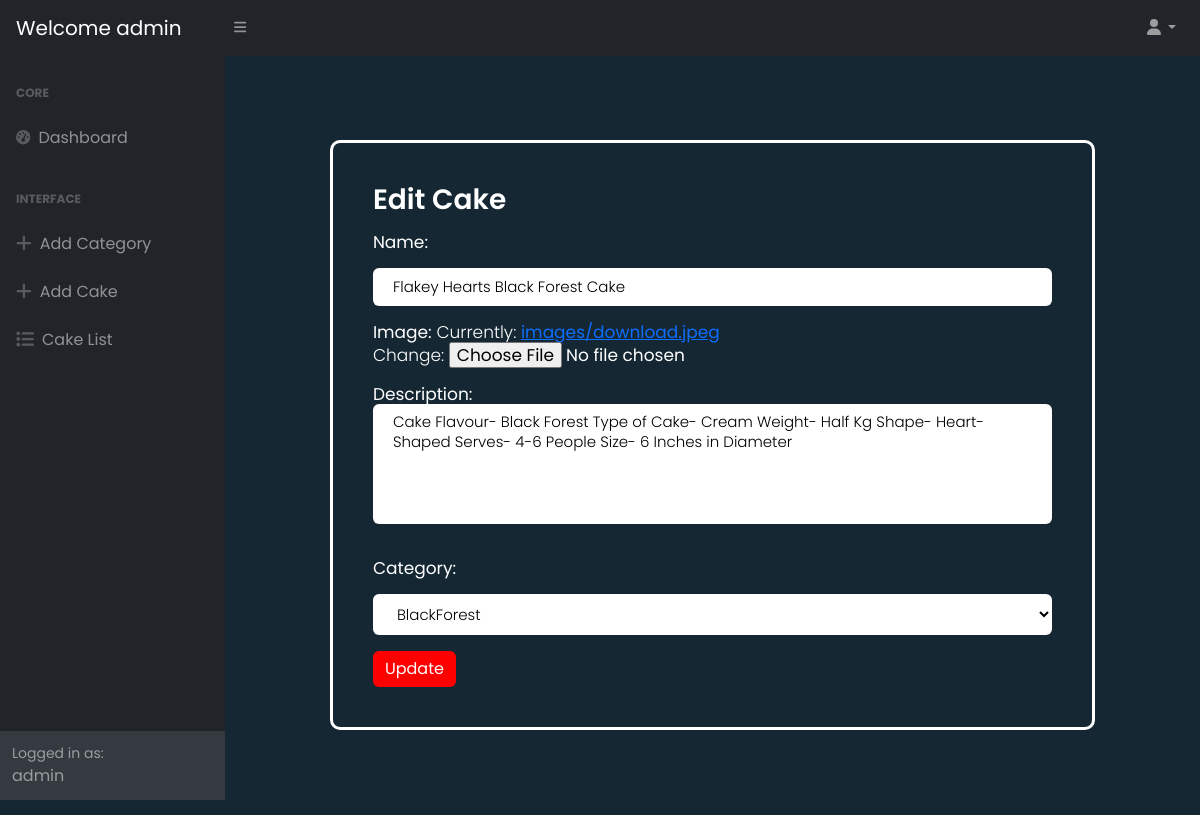
The page /2/change (signed in) on the database as committed earlier.
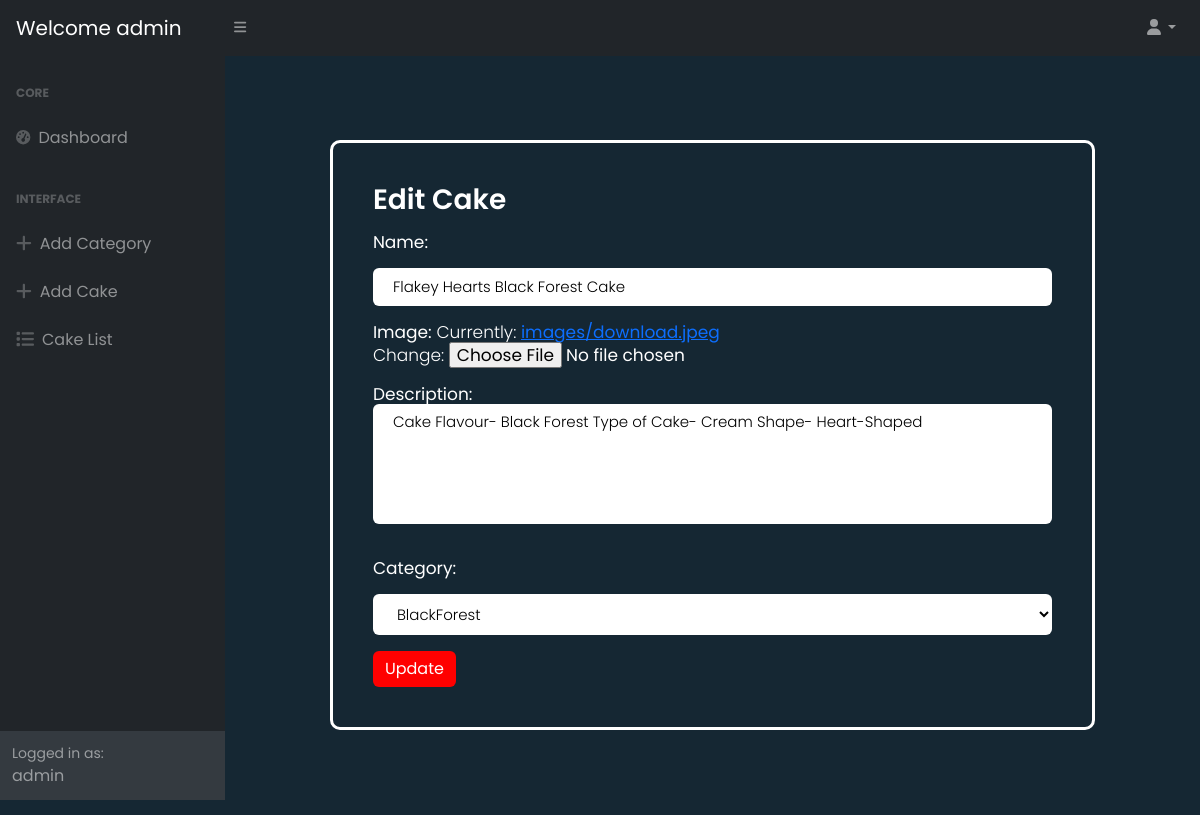
The same page on the database as committed later.
### cakeshop/models.py (models this page shows, shortened)
class Cakes(models.Model):
    name = models.CharField(max_length=100,unique=True)
    image = models.ImageField(upload_to="images")
    description = models.CharField(max_length=500)
    category = models.ForeignKey(Category,null=True,on_delete=models.SET_NULL)

class Category(models.Model):
    name = models.CharField(max_length=100,unique=True)
    is_active = models.BooleanField(default=True)
    def __str__(self):
        return self.name

### cakeshop/views.py (the view)
# urls.py: path('<int:pk>/change', CakeUpdateView.as_view(), name = "cake_edit"),
@method_decorator(decs, name="dispatch")
class CakeUpdateView(UpdateView):
    template_name = "cakeshop/cake_edit.html"
    form_class = CakeCreateForm
    model = Cakes
    success_url = reverse_lazy("cake_list")

### cakeshop/forms.py
class CakeCreateForm(forms.ModelForm):
    class Meta:
        model = Cakes
        fields = "__all__"
        widgets = {
            "name":forms.TextInput(attrs={"class":"text-black"}),
            "description":forms.Textarea(attrs={"class":"text-black"}),
            "category":forms.Select(attrs={"class":"text-black"})
        }

### cakeshop/views.py (called while the page is built)
def signin_required(fn):
    def wrapper(request,*args,**kwargs):
        if not request.user.is_authenticated:
            messages.error(request,"Invalid User")
            return redirect("signin")
        else:
            return fn(request,*args,**kwargs)
    return wrapper

def is_admin(fn):
    def wrapper(request,*args,**kwargs):
        if not request.user.is_superuser:
            messages.error(request,"Permission Denied for current user")
            return redirect("signin")
        else:
            return fn(request,*args,**kwargs)
    return wrapper

### cakeshop/templates/cakeshop/cake_edit.html (shortened to what this page needs)
{% extends 'cakeshop/base.html' %}
{% load static %}
{% block main_block %}
<head>
    <link href="{% static 'css/cake_edit.css' %}" rel="stylesheet" />
    <link href="{% static 'js/cake_add.js' %}" rel="stylesheet" />
</head>
<div class="form-body">
    <div class="row">
        <div class="form-holder">
            <div class="form-content">
                <div class="form-items">
                    <h3 class="mb-3">Edit Cake</h3>
                    <form class="requires-validation" novalidate method="post" enctype="multipart/form-data">
                        {{form.as_p}}
                        <div class="form-button mt-3">
                            <button id="submit" type="submit" class="btn btn-primary">Update</button>
                        </div>
                    </form>
                </div>
            </div>
        </div>
    </div>
</div>
{% endblock %}

Rows that differ between the two databases and show on the page:
changed Cakes "BlackForest": description "Cake Flavour- Black Forest Type of Cake- Cream Weight- Half Kg Shape- Heart-Shaped Serves- 4-6 People Size- 6 Inches in Diameter" → "Cake Flavour- Black Forest Type of Cake- Cream Shape- Heart-Shaped"
